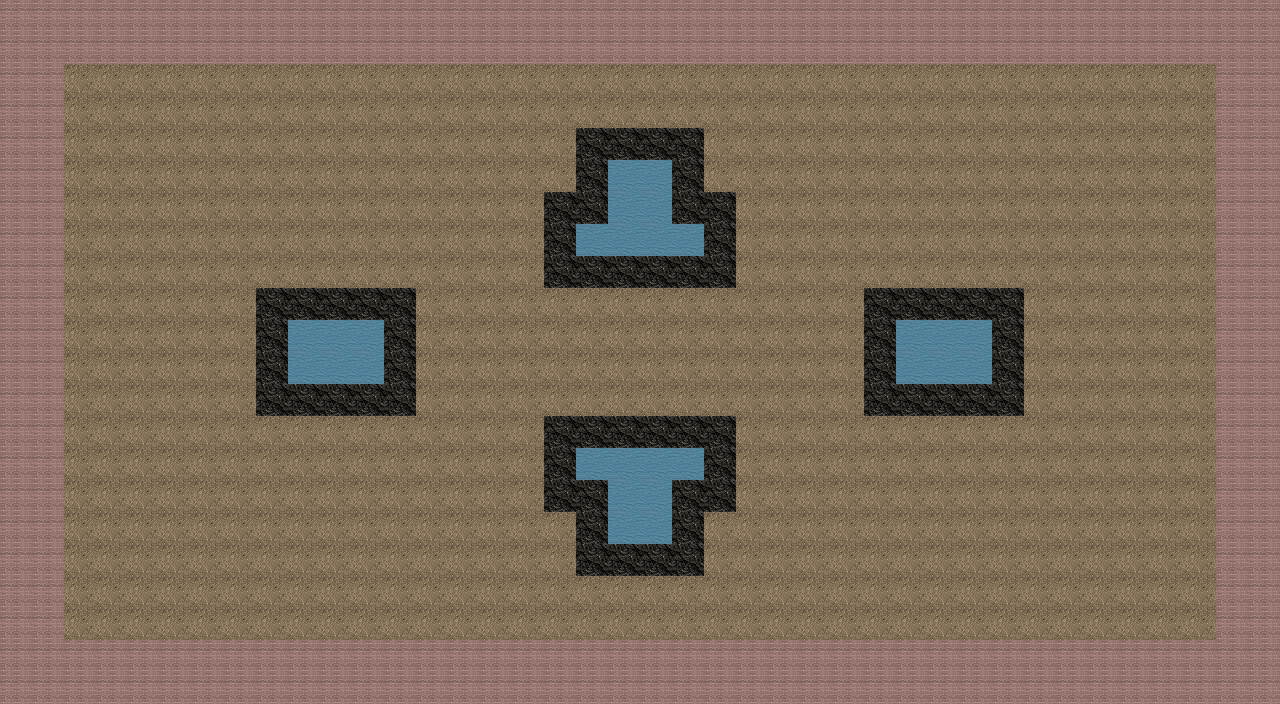

Below is a game level as drawn by its tile map, then a one-line description and the .tmx file that defines it, in full:
An orthogonal 40x22 tile map with 32x32 px tiles, 2 tile layers (Ground, Wall).

<map version="1.2" tiledversion="1.2.4" orientation="orthogonal" renderorder="right-down" width="40" height="22" tilewidth="32" tileheight="32" infinite="0" nextlayerid="5" nextobjectid="1">
 <tileset firstgid="1" name="Level 1" tilewidth="32" tileheight="32" tilecount="4" columns="0">
  <grid orientation="orthogonal" width="1" height="1" />
  <tile id="0">
   <image width="32" height="32" source="Brick Map.png" />
  </tile>
  <tile id="2">
   <image width="32" height="32" source="DirtProject.png" />
  </tile>
  <tile id="3">
   <image width="32" height="32" source="wallTexture1.png" />
  </tile>
  <tile id="4">
   <image width="32" height="32" source="Water.jpg" />
  </tile>
 </tileset>
 <layer id="3" name="Ground" width="40" height="22" locked="1">
  <data encoding="csv">
0,0,0,0,0,0,0,0,0,0,0,0,0,0,0,0,0,0,0,0,0,0,0,0,0,0,0,0,0,0,0,0,0,0,0,0,0,0,0,0,
0,0,0,0,0,0,0,0,0,0,0,0,0,0,0,0,0,0,0,0,0,0,0,0,0,0,0,0,0,0,0,0,0,0,0,0,0,0,0,0,
0,0,3,3,3,3,3,3,3,3,3,3,3,3,3,3,3,3,3,3,3,3,3,3,3,3,3,3,3,3,3,3,3,3,3,3,3,3,0,0,
0,0,3,3,3,3,3,3,3,3,3,3,3,3,3,3,3,3,3,3,3,3,3,3,3,3,3,3,3,3,3,3,3,3,3,3,3,3,0,0,
0,0,3,3,3,3,3,3,3,3,3,3,3,3,3,3,3,3,0,0,0,0,3,3,3,3,3,3,3,3,3,3,3,3,3,3,3,3,0,0,
0,0,3,3,3,3,3,3,3,3,3,3,3,3,3,3,3,3,0,0,0,0,3,3,3,3,3,3,3,3,3,3,3,3,3,3,3,3,0,0,
0,0,3,3,3,3,3,3,3,3,3,3,3,3,3,3,3,0,0,0,0,0,0,3,3,3,3,3,3,3,3,3,3,3,3,3,3,3,0,0,
0,0,3,3,3,3,3,3,3,3,3,3,3,3,3,3,3,0,0,0,0,0,0,3,3,3,3,3,3,3,3,3,3,3,3,3,3,3,0,0,
0,0,3,3,3,3,3,3,3,3,3,3,3,3,3,3,3,0,0,0,0,0,0,3,3,3,3,3,3,3,3,3,3,3,3,3,3,3,0,0,
0,0,3,3,3,3,3,3,0,0,0,0,0,3,3,3,3,3,3,3,3,3,3,3,3,3,3,0,0,0,0,0,3,3,3,3,3,3,0,0,
0,0,3,3,3,3,3,3,0,0,0,0,0,3,3,3,3,3,3,3,3,3,3,3,3,3,3,0,0,0,0,0,3,3,3,3,3,3,0,0,
0,0,3,3,3,3,3,3,0,0,0,0,0,3,3,3,3,3,3,3,3,3,3,3,3,3,3,0,0,0,0,0,3,3,3,3,3,3,0,0,
0,0,3,3,3,3,3,3,0,0,0,0,0,3,3,3,3,3,3,3,3,3,3,3,3,3,3,0,0,0,0,0,3,3,3,3,3,3,0,0,
0,0,3,3,3,3,3,3,3,3,3,3,3,3,3,3,3,3,3,3,3,3,3,3,3,3,3,3,3,3,3,3,3,3,3,3,3,3,0,0,
0,0,3,3,3,3,3,3,3,3,3,3,3,3,3,3,3,3,0,0,0,0,3,3,3,3,3,3,3,3,3,3,3,3,3,3,3,3,0,0,
0,0,3,3,3,3,3,3,3,3,3,3,3,3,3,3,3,3,3,0,0,3,3,3,3,3,3,3,3,3,3,3,3,3,3,3,3,3,0,0,
0,0,3,3,3,3,3,3,3,3,3,3,3,3,3,3,3,3,3,0,0,3,3,3,3,3,3,3,3,3,3,3,3,3,3,3,3,3,0,0,
0,0,3,3,3,3,3,3,3,3,3,3,3,3,3,3,3,3,3,3,3,3,3,3,3,3,3,3,3,3,3,3,3,3,3,3,3,3,0,0,
0,0,3,3,3,3,3,3,3,3,3,3,3,3,3,3,3,3,3,3,3,3,3,3,3,3,3,3,3,3,3,3,3,3,3,3,3,3,0,0,
0,0,3,3,3,3,3,3,3,3,3,3,3,3,3,3,3,3,3,3,3,3,3,3,3,3,3,3,3,3,3,3,3,3,3,3,3,3,0,0,
0,0,0,0,0,0,0,0,0,0,0,0,0,0,0,0,0,0,0,0,0,0,0,0,0,0,0,0,0,0,0,0,0,0,0,0,0,0,0,0,
0,0,0,0,0,0,0,0,0,0,0,0,0,0,0,0,0,0,0,0,0,0,0,0,0,0,0,0,0,0,0,0,0,0,0,0,0,0,0,0
</data>
 </layer>
 <layer id="1" name="Wall" width="40" height="22">
  <data encoding="csv">
1,1,1,1,1,1,1,1,1,1,1,1,1,1,1,1,1,1,1,1,1,1,1,1,1,1,1,1,1,1,1,1,1,1,1,1,1,1,1,1,
1,1,1,1,1,1,1,1,1,1,1,1,1,1,1,1,1,1,1,1,1,1,1,1,1,1,1,1,1,1,1,1,1,1,1,1,1,1,1,1,
1,1,0,0,0,0,0,0,0,0,0,0,0,0,0,0,0,0,0,0,0,0,0,0,0,0,0,0,0,0,0,0,0,0,0,0,0,0,1,1,
1,1,0,0,0,0,0,0,0,0,0,0,0,0,0,0,0,0,0,0,0,0,0,0,0,0,0,0,0,0,0,0,0,0,0,0,0,0,1,1,
1,1,0,0,0,0,0,0,0,0,0,0,0,0,0,0,0,0,4,4,4,4,0,0,0,0,0,0,0,0,0,0,0,0,0,0,0,0,1,1,
1,1,0,0,0,0,0,0,0,0,0,0,0,0,0,0,0,0,4,5,5,4,0,0,0,0,0,0,0,0,0,0,0,0,0,0,0,0,1,1,
1,1,0,0,0,0,0,0,0,0,0,0,0,0,0,0,0,4,4,5,5,4,4,0,0,0,0,0,0,0,0,0,0,0,0,0,0,0,1,1,
1,1,0,0,0,0,0,0,0,0,0,0,0,0,0,0,0,4,5,5,5,5,4,0,0,0,0,0,0,0,0,0,0,0,0,0,0,0,1,1,
1,1,0,0,0,0,0,0,0,0,0,0,0,0,0,0,0,4,4,4,4,4,4,0,0,0,0,0,0,0,0,0,0,0,0,0,0,0,1,1,
1,1,0,0,0,0,0,0,4,4,4,4,4,0,0,0,0,0,0,0,0,0,0,0,0,0,0,4,4,4,4,4,0,0,0,0,0,0,1,1,
1,1,0,0,0,0,0,0,4,5,5,5,4,0,0,0,0,0,0,0,0,0,0,0,0,0,0,4,5,5,5,4,0,0,0,0,0,0,1,1,
1,1,0,0,0,0,0,0,4,5,5,5,4,0,0,0,0,0,0,0,0,0,0,0,0,0,0,4,5,5,5,4,0,0,0,0,0,0,1,1,
1,1,0,0,0,0,0,0,4,4,4,4,4,0,0,0,0,0,0,0,0,0,0,0,0,0,0,4,4,4,4,4,0,0,0,0,0,0,1,1,
1,1,0,0,0,0,0,0,0,0,0,0,0,0,0,0,0,4,4,4,4,4,4,0,0,0,0,0,0,0,0,0,0,0,0,0,0,0,1,1,
1,1,0,0,0,0,0,0,0,0,0,0,0,0,0,0,0,4,5,5,5,5,4,0,0,0,0,0,0,0,0,0,0,0,0,0,0,0,1,1,
1,1,0,0,0,0,0,0,0,0,0,0,0,0,0,0,0,4,4,5,5,4,4,0,0,0,0,0,0,0,0,0,0,0,0,0,0,0,1,1,
1,1,0,0,0,0,0,0,0,0,0,0,0,0,0,0,0,0,4,5,5,4,0,0,0,0,0,0,0,0,0,0,0,0,0,0,0,0,1,1,
1,1,0,0,0,0,0,0,0,0,0,0,0,0,0,0,0,0,4,4,4,4,0,0,0,0,0,0,0,0,0,0,0,0,0,0,0,0,1,1,
1,1,0,0,0,0,0,0,0,0,0,0,0,0,0,0,0,0,0,0,0,0,0,0,0,0,0,0,0,0,0,0,0,0,0,0,0,0,1,1,
1,1,0,0,0,0,0,0,0,0,0,0,0,0,0,0,0,0,0,0,0,0,0,0,0,0,0,0,0,0,0,0,0,0,0,0,0,0,1,1,
1,1,1,1,1,1,1,1,1,1,1,1,1,1,1,1,1,1,1,1,1,1,1,1,1,1,1,1,1,1,1,1,1,1,1,1,1,1,1,1,
1,1,1,1,1,1,1,1,1,1,1,1,1,1,1,1,1,1,1,1,1,1,1,1,1,1,1,1,1,1,1,1,1,1,1,1,1,1,1,1
</data>
 </layer>
</map>